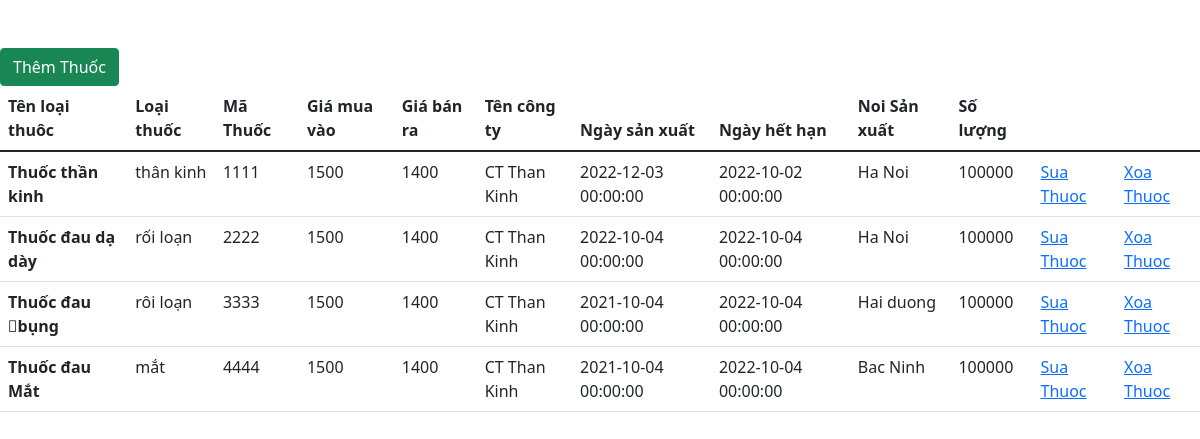
The page / on the database its author committed.
### tables this page shows
CREATE TABLE `drugs` (
  `id` int(11) NOT NULL,
  `name` varchar(100) NOT NULL,
  `type` varchar(100) DEFAULT NULL,
  `barcode` varchar(100) DEFAULT NULL,
  `dose` varchar(100) DEFAULT NULL,
  `code` int(11) DEFAULT NULL,
  `cost_price` float DEFAULT NULL,
  `selling_price` float DEFAULT NULL,
  `expiry` datetime DEFAULT NULL,
  `company_name` varchar(100) DEFAULT NULL,
  `production_date` datetime DEFAULT NULL,
  `expiration_date` datetime DEFAULT NULL,
  `place` varchar(100) DEFAULT NULL,
  `quantity` int(11) DEFAULT NULL
);

### index.php (the view, shortened to what this page needs)
<!DOCTYPE html>
<html lang="en">
<head>
    <link href="https://cdn.jsdelivr.net/npm/bootstrap@5.1.3/dist/css/bootstrap.min.css" rel="stylesheet">
</head>
<body>
    <br> <br>
    <a href="addThuoc.php" class="btn btn-success"><i class="fas fa-user-plus"></i> Thêm Thuốc</a>
    <table class="table">
        <thead>
            <tr>
                <th scope="col"> Tên loại thuôc </th>
                <th scope="col">Loại thuốc </th>
                <th scope="col">Mã Thuốc</th>
                <th scope="col">Giá mua vào </th>
                <th scope="col">Giá bán ra </th>
                <th scope="col">Tên công ty</th>
                <th scope="col">Ngày sản xuất </th>
                <th scope="col">Ngày hết hạn </th>
                <th scope="col"> Noi Sản xuất </th>
                <th scope="col"> Số lượng </th>
            </tr>
        </thead>
        <tbody>
            <?php
            $conn = mysqli_connect('localhost', 'root', '', 'QuanLyThuoc');
            $sql = "SELECT * FROM drugs";
            $result = mysqli_query($conn, $sql);
            if (mysqli_num_rows($result) > 0) {
                while ($row = mysqli_fetch_assoc($result)) {
                    echo '<tr>';
                    echo '<th scope="row">' . $row['name'] . '</th>';
                    echo '<td>' . $row['type'] . '</td>';
                    echo '<td>' . $row['code'] . '</td>';
                    echo '<td>' . $row['cost_price'] . '</td>';
                    echo '<td>' . $row['selling_price'] . '</td>';
                    echo '<td>' . $row['company_name'] . '</td>';
                    echo '<td>' . $row['production_date'] .'</td>';
                    echo '<td>' . $row['expiration_date'] . '</td>';
                    echo '<td>' . $row['place'] . '</td>';
                    echo '<td>' . $row['quantity'] . '</td>';
                    echo '<td><a href="editThuoc.php?id=' . $row['id'] . '">  Sua Thuoc </a> </td>';
                    echo '<td><a href="deleteThuoc.php?id=' . $row['id'] . '"> Xoa Thuoc </a> </td>';
                    echo '</tr>';
                }
            }
            ?>
        </tbody>
    </table>
    <br> <br>
</body>
</html>

### rows shown on the page
drugs: name "Thuốc thần kinh", type "thân kinh", code "1111", cost_price "1500", selling_price "1400", company_name "CT Than Kinh", production_date "2022-12-03 00:00:00", expiration_date "2022-10-02 00:00:00", place "Ha Noi", quantity "100000"
drugs: name "Thuốc đau dạ dày", type "rối loạn", code "2222", cost_price "1500", selling_price "1400", company_name "CT Than Kinh", production_date "2022-10-04 00:00:00", expiration_date "2022-10-04 00:00:00", place "Ha Noi", quantity "100000"
drugs: name "Thuốc đau \bbụng", type "rôi loạn", code "3333", cost_price "1500", selling_price "1400", company_name "CT Than Kinh", production_date "2021-10-04 00:00:00", expiration_date "2022-10-04 00:00:00", place "Hai duong", quantity "100000"
drugs: name "Thuốc đau Mắt", type "mắt", code "4444", cost_price "1500", selling_price "1400", company_name "CT Than Kinh", production_date "2021-10-04 00:00:00", expiration_date "2022-10-04 00:00:00", place "Bac Ninh", quantity "100000"
